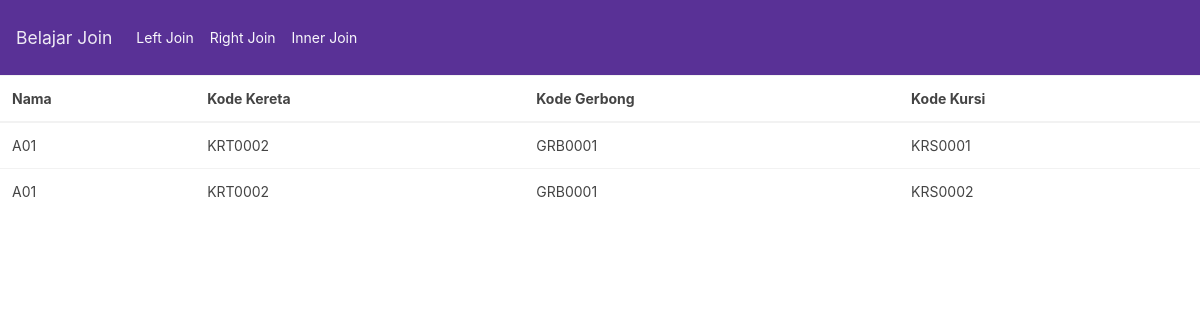
Screenshot of /index.php/c_kereta/rightjoin with the database file from the repository.
### tables this page shows
CREATE TABLE `kursi` (
  `kd_kursi` varchar(15) NOT NULL,
  `kd_gerbong` varchar(15) NOT NULL,
  `kd_kereta` varchar(15) NOT NULL
);

CREATE TABLE `gerbong` (
  `kd_gerbong` varchar(15) NOT NULL,
  `kd_kereta` varchar(15) NOT NULL,
  `nama` varchar(30) NOT NULL
);

### application/controllers/C_kereta.php (called while the page is built, shortened)
<?php
class C_kereta extends CI_Controller {
	public function __construct()
	{
			$this->load->model(array('m_kereta'));
	}
	public function rightjoin()
	{
		$data['kereta'] = $this->m_kereta->rightJoin();
		$this->load->view('tampil', $data);
	}
}

### index.php (called while the page is built, shortened)
<?php
require_once BASEPATH.'core/CodeIgniter.php';

### application/models/M_kereta.php (called while the page is built, shortened)
<?php
	class M_kereta extends CI_Model {
		  public function rightJoin()
		  {
		      $this->db->select('gerbong.nama AS Nama, gerbong.kd_kereta AS KodeKereta, kursi.kd_gerbong AS KodeGerbong, kursi.kd_kursi as KodeKursi');
		      $this->db->from('gerbong');
		      $this->db->join('kursi', 'gerbong.kd_gerbong = kursi.kd_gerbong','Right');
		      $query = $this->db->get();
		      return $query->result();
		  }
	}
?>

### application/views/tampil.php (the view, shortened to what this page needs)
<?php
	include 'header.php';
?>
		<table class="table">
			<thead>
				<tr>
					<th>Nama</th>
					<th>Kode Kereta</th>
					<th>Kode Gerbong</th>
					<th>Kode Kursi</th>
				</tr>
			</thead>
			<tbody>
				<?php
				foreach ($kereta as $row):
				?>
					<tr>
						<td><?=$row->Nama?>
						<td><?=$row->KodeKereta?></td>
						<td><?=$row->KodeGerbong?></td>
						<td><?=$row->KodeKursi?></td>
					</tr>
				<?php endforeach; ?>
		</table>
	</body>
</html>

### rows the page displays
kursi: kd_gerbong.nama "A01", kd_gerbong.kd_kereta "KRT0002", kd_gerbong "GRB0001", kd_kursi "KRS0001"
kursi: kd_gerbong.nama "A01", kd_gerbong.kd_kereta "KRT0002", kd_gerbong "GRB0001", kd_kursi "KRS0002"
